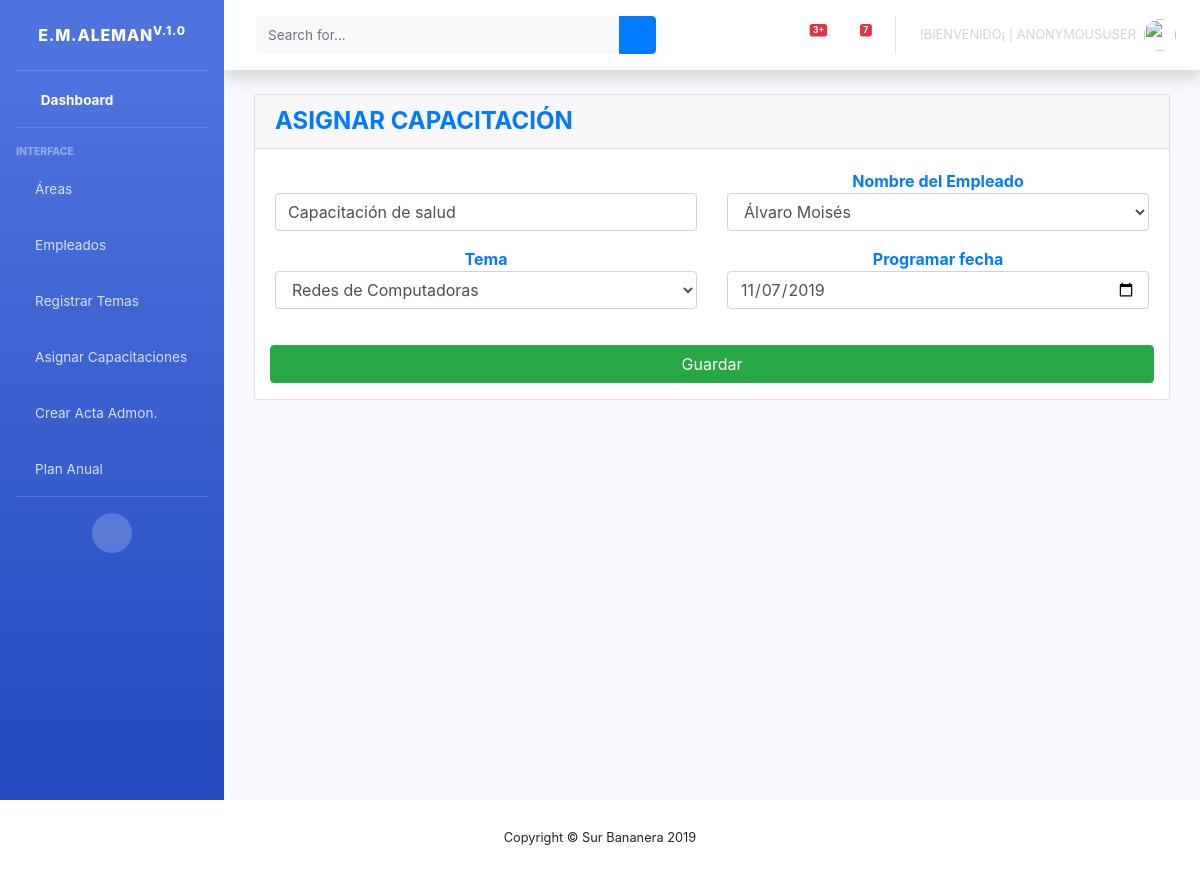
The page /bananera/editarAsignacion/1 on the database its author committed.
### surBananas/models.py (models this page shows)
class capacitacion(models.Model):
    nombreCapacitacion = models.CharField(max_length=200, blank=True, null=True)
    empleado = models.ForeignKey(empleados, on_delete=models.CASCADE)
    programas = models.ForeignKey(programasCapacitacion, on_delete=models.CASCADE)
    fechaCapacitacion = models.DateField(auto_now=False, blank=True, null=True)
    status = models.BooleanField('Estado', default=True)
    capacitacionTeminada = models.BooleanField('Capacitado', default=True)
    created_at = models.DateTimeField(auto_now_add=True, blank=True, null=True)

### surBananas/views.py (the view)
# urls.py: path('editarAsignacion/<int:pk>', views.ActualizarAsignacion.as_view(), name = 'editarAsignacion'),
class ActualizarAsignacion(UpdateView):
    model = capacitacion
    template_name = 'agregarCapacitacion.html'
    form_class = CapacitacionForm
    success_url = reverse_lazy('listaAsignacion')

### surBananas/CapacitacionForm.py
class CapacitacionForm(forms.ModelForm):
    class Meta:
        model = capacitacion
        fields = ['nombreCapacitacion','empleado', 'programas', 'fechaCapacitacion']
        labels = {'class': 'bmd-label-floating',
                  'nombreCapacitacion':'',
                  'empleado': '',
                  'programas': '',
                  'fechaCapacitacion': '',
                  }
        widgets = {
            'nombreCapacitacion': forms.TextInput(
                attrs={
                    'class': 'form-control',
                    'placeholder': 'Nombre de la Capacitacion',
                }
            ),
            'empleado': forms.Select(
                attrs={
                    'class': 'form-control',
                }
            ),
            'programas': forms.Select(
                attrs={
                    'class': 'form-control',
                }
            ),
            'fechaCapacitacion': forms.TextInput(
                attrs={
                    'type': 'date',
                    'class': 'form-control',
                }
            ),
        }

### surBananas/models.py (called while the page is built)
    def __str__(self):
        if self.temaCapacitacion == None:
            return "----------"
        return self.temaCapacitacion

    def __str__(self):
        if self.nombres == None:
            return "----------"
        return self.nombres

### surBananas/templates/agregarCapacitacion.html (shortened to what this page needs)
{% extends 'indexAdmin.html' %}
{% block contenido %}
    <div class="content">
        <div class="container-fluid">
            <div class="row">
                <div class="col-md-12">
                    <div class="card">
                        <div class="card-header card-header-warning">
                            <h4 class="card-title m-0 font-weight-bold text-primary"> ASIGNAR CAPACITACIÓN</h4>
                        </div>
                        <div class="card-body">
                            <form method="post" enctype="multipart/form-data">
                                <div class="row">
                                    {% if error %}
                                        <h1>{{ error }}</h1>
                                    {% else %}
                                        <div class="col-md-6"><br>
                                            <div class="form-group">
                                                {{ form.nombreCapacitacion }}
                                            </div>
                                        </div>
                                        <div class="col-md-6 m-0 font-weight-bold text-primary" align="center">
                                            <div class="form-group">Nombre del Empleado
                                                {{ form.empleado }}
                                            </div>
                                        </div>
                                        <div class="col-md-6 m-0 font-weight-bold text-primary" align="center">
                                            <div class="form-group">Tema
                                                {{ form.programas }}
                                            </div>
                                        </div>
                                             <div class="col-md-6 m-0 font-weight-bold text-primary" align="center">
                                            <div class="form-group">Programar fecha
                                                {{ form.fechaCapacitacion}}
                                            </div>
                                        </div>
  </div>
</div>
                                        <div class="col-md-12" align="center">
                                            <div class="form-group">
                                                <button type="submit" class="btn btn-block btn-success pull-right">Guardar</button>
                                            </div>
                                        </div>
                                    {% endif %}
                                </div>
                        </div>
                    </div>
                </div>
            </div>
        </div>
    </div>
{%endblock contenido %}

### rows shown on the page
capacitacion: nombreCapacitacion "Capacitación de salud", empleado "Álvaro Moisés", programas "Redes de Computadoras", fechaCapacitacion "11/07/2019"

### other values the page prints
{{ user }} "ANONYMOUSUSER"
